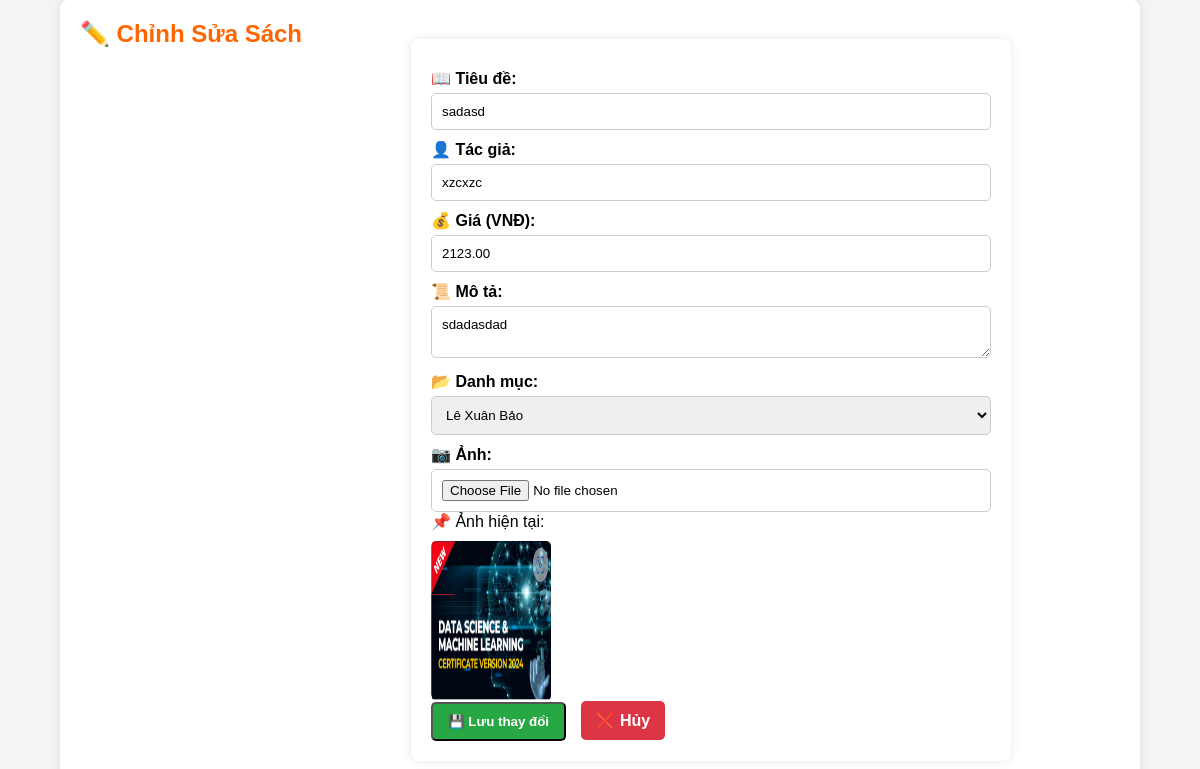
The page /index.php?action=edit_book&id=6 (signed in) on the database its author committed.
### tables this page shows
CREATE TABLE `books` (
  `id` int NOT NULL,
  `title` varchar(255) NOT NULL,
  `author` varchar(100) NOT NULL,
  `price` decimal(10,2) NOT NULL,
  `description` text,
  `image` varchar(255) DEFAULT NULL,
  `created_at` timestamp NULL DEFAULT CURRENT_TIMESTAMP,
  `category_id` int DEFAULT NULL
);

CREATE TABLE `categories` (
  `id` int NOT NULL,
  `name` varchar(255) NOT NULL,
  `created_at` timestamp NULL DEFAULT CURRENT_TIMESTAMP
);

### app/controllers/BookController.php (called while the page is built, shortened)
<?php
require_once __DIR__ . '/../models/Book.php';
class BookController {
    public function edit($id) {
        $bookModel = new Book();
        $book = $bookModel->getBookById($id);
        include __DIR__ . '/../views/admin/books/edit.php';
    }
}
?>

### public/index.php (called while the page is built, shortened)
<?php
require_once __DIR__ . '/../routes/web.php';
?>

### app/models/Book.php (called while the page is built, shortened)
<?php
require_once 'Database.php';
class Book {
    private $conn;
    public function __construct() {
        $database = new Database();
        $this->conn = $database->getConnection();
    }
    public function getBookById($id) {
        $query = "SELECT books.*, categories.name AS category_name
                  FROM books
                  LEFT JOIN categories ON books.category_id = categories.id
                  WHERE books.id = ?";
        $stmt = $this->conn->prepare($query);
        $stmt->execute([$id]);
        return $stmt->fetch(PDO::FETCH_ASSOC);
    }
}
?>

### app/models/Database.php (called while the page is built, shortened)
<?php
class Database {
    private $host = "localhost";
    private $db_name = "bookstore";
    private $username = "root";
    private $password = "";
    public function getConnection() {
        $this->conn = null;
        try {
            $this->conn = new PDO("mysql:host=" . $this->host . ";dbname=" . $this->db_name, $this->username, $this->password);
            $this->conn->setAttribute(PDO::ATTR_ERRMODE, PDO::ERRMODE_EXCEPTION);
        } catch (PDOException $exception) {
            echo "Connection error: " . $exception->getMessage();
        }
        return $this->conn;
    }
}
?>

### app/models/Category.php (called while the page is built, shortened)
<?php
require_once 'Database.php';
class Category {
    private $conn;
    public function __construct() {
        $database = new Database();
        $this->conn = $database->getConnection();
    }
    public function getAllCategories() {
        $query = "SELECT * FROM categories ORDER BY name ASC";
        $stmt = $this->conn->prepare($query);
        $stmt->execute();
        return $stmt->fetchAll(PDO::FETCH_ASSOC);
    }
}
?>

### app/controllers/CategoryController.php (called while the page is built, shortened)
<?php
require_once __DIR__ . '/../models/Category.php';
class CategoryController {
    public function getAllCategories() {
        require_once __DIR__ . '/../models/Category.php';
        $categoryModel = new Category();
        return $categoryModel->getAllCategories();
    }
}
?>

### app/views/admin/books/edit.php (the view, shortened to what this page needs)
<?php
require_once __DIR__ . '/../../../controllers/CategoryController.php';
$categoryController = new CategoryController();
$categories = $categoryController->getAllCategories();
?>
<!DOCTYPE html>
<html lang="vi">
<head>
    <link rel="stylesheet" href="/PHP/baidoan/public/assets/css/admin.css">
</head>
<body>
    <div class="admin-container">
        <h2>✏️ Chỉnh Sửa Sách</h2>
        <form action="index.php?action=edit_book&id=<?= $book['id']; ?>" method="POST" enctype="multipart/form-data">
            <label for="title">📖 Tiêu đề:</label>
            <input type="text" name="title" value="<?= htmlspecialchars($book['title']) ?>" required>
            <label for="author">👤 Tác giả:</label>
            <input type="text" name="author" value="<?= htmlspecialchars($book['author']) ?>" required>
            <label for="price">💰 Giá (VNĐ):</label>
            <input type="number" name="price" value="<?= htmlspecialchars($book['price']) ?>" required>
            <label for="description">📜 Mô tả:</label>
            <textarea name="description" required><?= htmlspecialchars($book['description']) ?></textarea>
            <label for="category_id">📂 Danh mục:</label>
            <select name="category_id" required>
                <?php if (!empty($categories)): ?>
                    <?php foreach ($categories as $category): ?>
                        <option value="<?= $category['id'] ?>"
                            <?= ($category['id'] == $book['category_id']) ? 'selected' : '' ?>>
                            <?= htmlspecialchars($category['name']) ?>
                        </option>
                    <?php endforeach; ?>
                <?php else: ?>
                    <option value="" disabled>❌ Không có danh mục</option>
                <?php endif; ?>
            </select>
            <label for="image">📷 Ảnh:</label>
            <input type="file" name="image" accept="image/*">
            <p>📌 Ảnh hiện tại:</p>
            <?php
$imagePath = !empty($book['image']) ? '/PHP/baidoan/' . htmlspecialchars($book['image']) : '/PHP/baidoan/public/assets/images/no-image.png';
?>
<img src="<?= $imagePath ?>" width="120" height="160"
     onerror="this.onerror=null;this.src='/PHP/baidoan/public/assets/images/no-image.png';">
            <div class="form-buttons">
                <button type="submit" class="btn-save">💾 Lưu thay đổi</button>
                <a href="index.php?action=manage_books" class="btn-cancel">❌ Hủy</a>
            </div>
        </form>
    </div>
</body>
</html>

### public/assets/css/admin.css (style rules this page uses)
* { margin: 0; padding: 0; box-sizing: border-box; font-family: Arial, sans-serif; }
.admin-container { display: flex; height: 100vh; background-color: #f8f9fa; }
body { background-color: #f8f9fa; display: flex; justify-content: center; align-items: center; height: 100vh; }
.admin-container { width: 90%; max-width: 1200px; margin: 20px auto; background: #fff; padding: 20px; border-radius: 8px; box-shadow: 0 0 10px rgba(0, 0, 0, 0.1); }
h2 { text-align: center; margin-bottom: 20px; color: #ff6600; }
form { width: 80%; max-width: 600px; margin: auto; background: white; padding: 20px; border-radius: 8px; box-shadow: 0 0 10px rgba(0, 0, 0, 0.1); }
h2 { text-align: center; color: #ff6600; margin-bottom: 20px; }
label { font-weight: bold; margin-top: 10px; display: block; }
input, textarea, select { width: 100%; padding: 10px; margin-top: 5px; border: 1px solid #ccc; border-radius: 5px; }
.btn-save { display: inline-block; background: #28a745; color: white; padding: 10px 15px; text-decoration: none; border-radius: 5px; font-weight: bold; margin-right: 10px; cursor: pointer; }
.btn-cancel { display: inline-block; background: #dc3545; color: white; padding: 10px 15px; text-decoration: none; border-radius: 5px; font-weight: bold; }
img { display: block; margin-top: 10px; border-radius: 5px; }
body { background-color: #f4f4f4; font-family: Arial, sans-serif; }
h2 { font-weight: bold; }

### rows shown on the page
books: title "sadasd", author "xzcxzc", price "2123.00", description "sdadasdad", category_id "Lê Xuân Bảo", image (picture)
